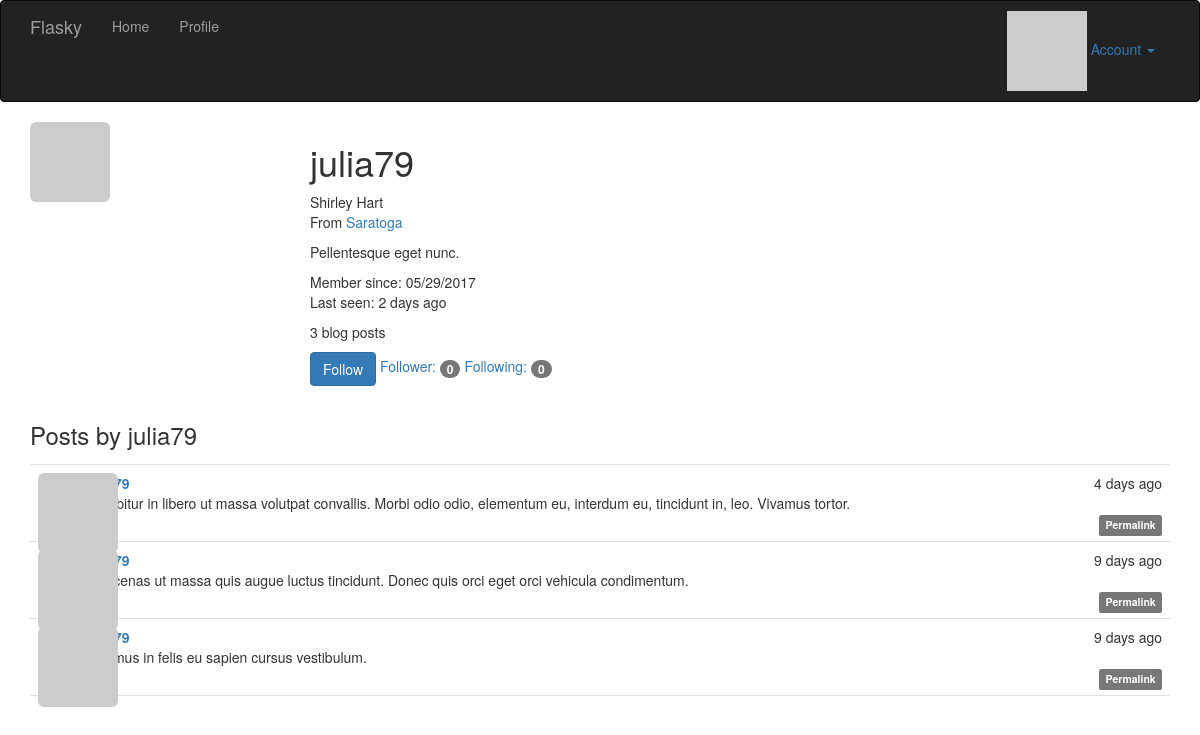
Screenshot of /user/julia79 (signed in) with the database file from the repository.
### app/models.py (models this page shows, shortened)
class User(UserMixin, db.Model):
    __tablename__ = 'users'
    id = db.Column(db.Integer, primary_key=True)
    email = db.Column(db.String(64), unique=True, index=True)
    username = db.Column(db.String(64), unique=True, index=True)
    role_id = db.Column(db.Integer, db.ForeignKey('roles.id'))
    password_hash = db.Column(db.String(128))
    confirmed = db.Column(db.Boolean, default=False)
    name = db.Column(db.String(64))
    location = db.Column(db.String(64))
    about_me = db.Column(db.Text())
    member_since = db.Column(db.DateTime(), default=datetime.utcnow)
    last_seen = db.Column(db.DateTime(), default=datetime.utcnow)
    avatar_hash = db.Column(db.String(32))
    posts = db.relationship("Post", backref="author", lazy="dynamic")
    followed = db.relationship("Follow", foreign_keys=[Follow.follower_id],
                               backref=db.backref('follower', lazy='joined'), lazy='dynamic',
                               cascade='all, delete-orphan')
    followers = db.relationship("Follow", foreign_keys=[Follow.followed_id],
                                backref=db.backref('followed', lazy='joined'), lazy='dynamic',
                                cascade='all, delete-orphan')
    def can(self, permissions):
        return self.role is not None and (self.role.permissions & permissions) == permissions
    def is_administrator(self):
        return self.can(Permission.ADMINISTER)
    @property
    def password(self):
        raise AttributeError("password is not a readable attribute")
    def gravatar(self, size=100, default="identicon", rating="g"):
        if request.is_secure:
            url = "http://secure.gravatar.com/avatar"
        else:
            url = 'http://www.gravatar.com/avatar'
        hash = self.avatar_hash or hashlib.md5(self.email.encode("utf-8")).hexdigest()
        return '{url}/{hash}?s={size}&d={default}&r={rating}'.format(
            url=url, hash=hash, size=size, default=default, rating=rating)
    def ping(self):
        self.last_seen = datetime.utcnow()
        db.session.add(self)
    def is_following(self, user):
        return self.followed.filter_by(followed_id=user.id).first() is not None

class Post(db.Model):
    __tabename__ = "posts"
    id = db.Column(db.Integer, primary_key=True)
    body = db.Column(db.Text)
    body_html = db.Column(db.Text)
    timestamp = db.Column(db.DateTime, index=True, default=datetime.utcnow)
    author_id = db.Column(db.Integer, db.ForeignKey("users.id"))

### app/main/views.py (the view)
@main.route("/user/<username>")
def user(username):
    user = User.query.filter_by(username=username).first()
    if user is None:
        abort(404)
    posts = user.posts.order_by(Post.timestamp.desc()).all()
    return render_template("user.html", user=user, posts=posts)

### app/auth/views.py (called while the page is built)
@auth.before_app_request
def before_request():
    if current_user.is_authenticated:
        current_user.ping()
        if not current_user.confirmed \
                and request.endpoint[:5] != "auth.":
            return redirect(url_for("auth.unconfirmed"))

### app/main/__init__.py (called while the page is built)
@main.app_context_processor
def inject_permissions():
    return dict(Permission=Permission)

### app/models.py (called while the page is built)
@login_manager.user_loader
def load_user(user_id):
    return User.query.get(int(user_id))

### app/templates/user.html (shortened to what this page needs)
{% extends 'base.html' %}
{% import "_macros.html" as macros %}
{% block page_content %}
    <img class="img-rounded profile-thumbnail" src="{{ user.gravatar(size=256) }}" >
	<div class="profile-header">
        <h1>{{ user.username }}</h1>
        {% if user.name or user.location %}
        <p>
            {% if user.name %}{{ user.name }}{% endif %}
            {% if user.location %}
                <br />
                From <a href="http://maps.google.com/?q={{ user.location }}">
                    {{ user.location }}
                </a>
            {% endif %}
        </p>
    {% endif %}
    {% if user.about_me %}
        <p>{{ user.about_me }}</p>
    {% endif %}
    <p>
        Member since: {{ moment(user.member_since).format("L") }}<br />
        Last seen: {{ moment(user.last_seen).fromNow() }}
    </p>
    <p>
        {{ user.posts.count() }} blog posts
    </p>
    <p>
        {% if current_user.can(Permission.FOLLOW) and user != current_user %}
            {% if not current_user.is_following(user) %}
                <a href="{{ url_for('.follow', username=user.username) }}" class="btn btn-primary">
                    Follow
                </a>
            {% else %}
                <a href="{{ url_for('.unfollow', username=user.username) }}" class="btn btn-default">
                    Unfollow
                </a>
            {% endif %}
        {% endif %}
        <a href="{{ url_for('.followers', username=user.username) }}">
            Follower: <span class="badge">{{ user.followers.count() - 1}}</span>
        </a>
        <a href="{{ url_for('.followed_by', username=user.username) }}">
            Following: <span class="badge">{{ user.followed.count() - 1}}</span>
        </a>
    </p>
	</div>
    <h3>Posts by {{ user.username }}</h3>
    {% include "_posts.html" %}
{% endblock %}

### app/templates/_posts.html (shortened to what this page needs)
<ul class="posts">
    {% for post in posts %}
        <li class="post">
            <div class="post-thumbnail">
                <a href="{{ url_for(".user", username=post.author.username) }}">
                    <img class="img-rounded profile-thumbnail"
                         src="{{ post.author.gravatar(size=40) }}">
                </a>
            </div>
            <div class="post-content">
                <div class="post-date">
                    {{ moment(post.timestamp).fromNow() }}
                </div>
                <div class="post-author">
                    <a href="{{ url_for('.user', username=post.author.username) }}">
                    </a>
                </div>
                <div class="post-body">
                    {% if post.body_html %}
                        {{ post.body_html | safe }}
                    {% else %}
                        {{ post.body }}
                    {% endif %}
                </div>
                <div class="post-footer">
                    <a href="{{ url_for('.post', id=post.id) }}">
                        <span class="label label-default">Permalink</span>
                    </a>
                </div>
            </div>
        </li>
    {% endfor %}
</ul>

### app/static/css/styles.css (style rules this page uses)
.profile-thumbnail { position: absolute; }
.profile-header { min-height: 260px; margin-left: 280px; }
ul.posts { list-style-type: none; padding: 0px; margin: 16px 0px 0px 0px; border-top: 1px solid #e0e0e0; }
ul.posts li.post { padding: 8px; border-bottom: 1px solid #e0e0e0; }
div.post-date { float: right; }
div.post-author { font-weight: bold; }
div.post-thumbnail { position: absolute; }
div.post-content { margin-left: 48px; min-height: 48px; }
div.post-footer { text-align: right; }

### rows the page displays
User: username "julia79", name "Shirley Hart", location "Saratoga", about_me "Pellentesque eget nunc.", member_since "05/29/2017", last_seen "2 days ago"
Post: timestamp "4 days ago", body "Curabitur in libero ut massa volutpat convallis. Morbi odio odio, elementum eu, interdum eu, tincidunt in, leo. Vivamus tortor."
Post: timestamp "9 days ago", body "Maecenas ut massa quis augue luctus tincidunt. Donec quis orci eget orci vehicula condimentum."
Post: timestamp "9 days ago", body "Vivamus in felis eu sapien cursus vestibulum."

### other values shown
{{ user.posts.count() }} "3"
{{ user.followers.count() - 1 }} "0"
{{ user.followed.count() - 1 }} "0"
